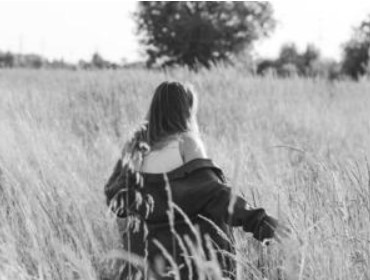
#> input picture GITHUB--IMAGE-PROCESSING-LEVEL 2/Session 3-original/images/girlImage.jpg, 370 x 280 px, found by its file name
$ python Rotation.py
#> lines starting #> are read from the running program, lines starting #| are printed output that depends on the picture
import cv2

img = cv2.imread(r"C:\Users\OMOLP091\Documents\OMOTECH\SESSION-1-STUD\IMAGE-LEVEL-2\Session 3\images\girlImage.jpg", 0)
#> img is the input picture: shape (280, 370); min 16, max 255, mean 163.9
rows,cols = img.shape
#> rows = 280; cols = 370
M = cv2.getRotationMatrix2D((cols/2,rows/2),270,1)
dst = cv2.warpAffine(img,M,(cols,rows))
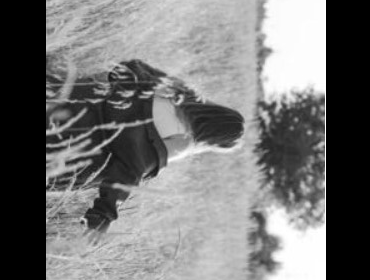
#> dst: shape (280, 370); min 0, max 255, mean 117.3
cv2.imshow('img',dst)
cv2.waitKey(0)
cv2.destroyAllWindows()
